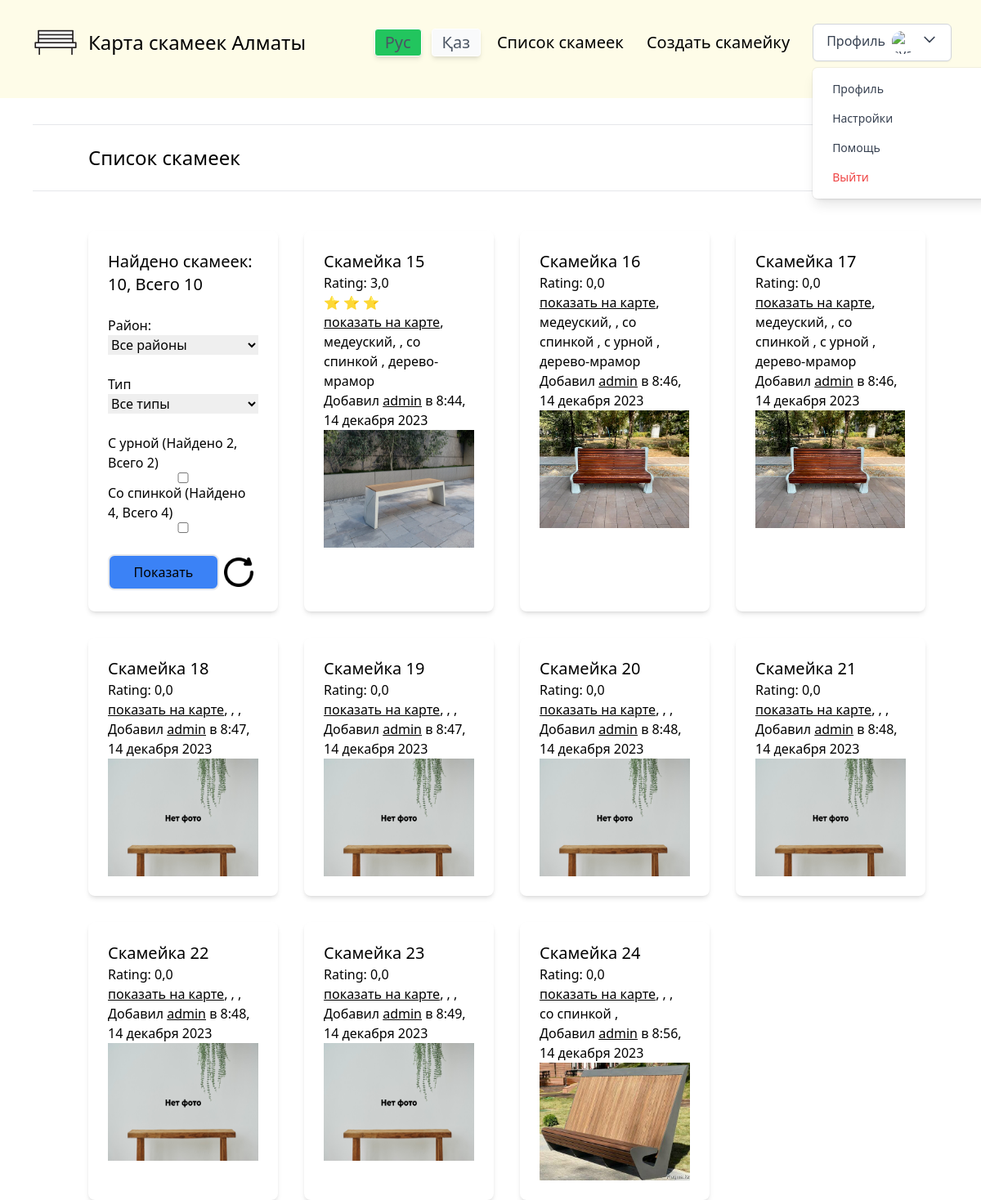
The page /benches/ (signed in) on the database its author committed.
### benches/models.py (models this page shows, shortened)
class Bench(models.Model):
    id = models.BigAutoField(primary_key=True)
    location_latitude = models.FloatField(verbose_name="Широта")
    location_longitude = models.FloatField(verbose_name="Долгота")
    avatar = models.ImageField(default='noBenchImage.png', upload_to='bench_avatars/', blank=True, null=True)
    rating = models.FloatField(default=0.0, validators=[MinValueValidator(0.0), MaxValueValidator(5.0)],)
    has_backrest = models.BooleanField(default=None, blank=True, null=True)
    has_bin = models.BooleanField(default=None, blank=True, null=True)
    created_date = models.DateTimeField(auto_now_add=True, verbose_name='Дата публикации')
    deskription = models.TextField(blank=True)
    author = models.ForeignKey(CustomUser, on_delete=models.CASCADE, verbose_name="Автор", default=CustomUser, editable=False)
    type = models.ForeignKey(BenchType, on_delete=models.CASCADE, blank=True, null=True)
    district = models.ForeignKey(BenchDistrict, on_delete=models.CASCADE, blank=True, null=True)
    environment = models.ForeignKey(BenchEnvironment, on_delete=models.CASCADE, blank=True, null=True)
    class Meta:
        verbose_name = "Скаймейка"
        verbose_name_plural = "Скаймейки"
    def get_avatar_url(self):
        if self.avatar:
            return self.avatar.url
        return '/media/default.png'
    def get_rating(self):
        rating = int(self.rating)
        return int(rating)

class BenchDistrict(models.Model):
    name = models.CharField(max_length=200, db_index=True, verbose_name='Район скамейки')
    slug = models.SlugField(max_length=200, db_index=True, unique=True, verbose_name='Ссылка')
    avatar = models.ImageField(default='default.png', upload_to='bench_district/', blank=True, null=True)
    class Meta:
        ordering = ('name',)
        verbose_name = 'Район скамейки'
        verbose_name_plural = 'Район скамеек'

class BenchType(models.Model):
    name = models.CharField(max_length=200, db_index=True, verbose_name='Тип скамейки')
    slug = models.SlugField(max_length=200, db_index=True, unique=True, verbose_name='Ссылка')
    avatar = models.ImageField(default='default.png', upload_to='bench_type/', blank=True, null=True)
    class Meta:
        ordering = ('name',)
        verbose_name = 'Тип скамейки'
        verbose_name_plural = 'Тип скамеек'

### userSystem/models.py (models this page shows)
class CustomUser(AbstractUser):
    email = models.EmailField(unique=True)
    USERNAME_FIELD = 'username'  # или любое другое поле, которое вы хотите использовать для входа
    pass

### benches/views.py (the view)
# urls.py: path('', views.bench_list, name='bench_list'),
def bench_list(request):
    benches = Bench.objects.all()
    districts = BenchDistrict.objects.annotate(districtBenchesCount=Count('bench')).all()
    bench_types = BenchType.objects.annotate(bench_typesCount=Count('bench')).all()
    district_slug = request.GET.get('district')
    if district_slug:
        benches = benches.filter(district__slug=district_slug)
    type_slug = request.GET.get('type')
    if type_slug:
        benches = benches.filter(type__slug=type_slug)
    has_bin = request.GET.get('has_bin')
    if has_bin:
        benches = benches.filter(has_bin=True)
    elif has_bin == '0':
        benches = benches.filter(has_bin=False)
    has_backrest = request.GET.get('has_backrest')
    if has_backrest:
        benches = benches.filter(has_backrest=True)
    elif has_backrest == '0':
        benches = benches.filter(has_backrest=False)
    benches = benches.annotate(districtBenchesCount=Count('id'))
    return render(request,
        'benches/bench_list.html',
        {'benches': benches, 'districts': districts, 'bench_types': bench_types,
        'benchesAll':  bench_count().count,
        'hasBackrestNow': benches.filter(has_backrest=True).count,
        'hasBinNow': benches.filter(has_bin=True).count,
        'hasBackrestAll': bench_count().filter(has_backrest=True).count,
        'hasBinAll': bench_count().filter(has_bin=True).count,
        })

### benches/views.py (called while the page is built)
def bench_count():
    benches = Bench.objects.all()
    return benches

### benches/templates/benches/bench_list.html (shortened to what this page needs)
{% extends "mySite/base.html" %}
{% load static tailwind_tags i18n %}
{% block content %}
  <div class="py-4">
    <hr>
    <br>
    <div class="container mx-auto flex justify-between items-center">
      <h2 class="text-2xl">Список скамеек</h2>
    </div>
    <br>
    <hr>
  </div>
  <div class="container mx-auto mt-8">
    <div class="grid grid-cols-1 sm:grid-cols-2 md:grid-cols-3 lg:grid-cols-4 gap-8">
      <div class="bg-white p-6 rounded-lg shadow-md flex flex-col">
        <h3 class="text-xl">Найдено скамеек: {{ benches.count }}, Всего {{ benchesAll }}</h3>
        <br>
        <form method="get" action="{% url 'benches:bench_list' %}" class="flex-grow flex flex-col">
            <label for="district">Район:</label>
            <select name="district" id="district">
              <option value="" selected>Все районы</option>
          </select>
          <br>
          <label for="type">Тип</label>
          <select name="type" id="type">
              <option value="" selected>Все типы</option>
          </select>
            <br>
            <label for="has_bin">С урной (Найдено {{ hasBinNow }}, Всего {{ hasBinAll }})</label>
            <input type="checkbox" name="has_bin" id="has_bin" {% if request.GET.has_bin %}checked{% endif %} value="checked">
            <label for="has_backrest">Со спинкой (Найдено {{ hasBackrestNow }}, Всего {{ hasBackrestAll }})</label>
            <input type="checkbox" name="has_backrest" id="has_backrest" {% if request.GET.has_backrest %}checked{% endif %}>
            <br>
            <div class="flex flex-row items-center">
              <button class="border-2 rounded-lg p-2 bg-blue-500 hover:bg-blue-300 transition duration-300 ease-in-out flex-grow">
                Показать
              </button>
              <a class="" href="{% url 'benches:bench_list' %}">
                <img class="h-12" src="{% static 'img/reset.png' %}" alt="">
              </a>
            </div>
        </form>
    </div>
      {% for bench in benches %}
      <div class="bg-white p-6 rounded-lg shadow-md">
        <a href="{% url 'benches:bench_detail' bench.id %}" class="text-xl">Скамейка {{ bench.id }}</a>
        <p>Rating: {{ bench.rating }}</p>
        <p>
          {% for i in "0123456789"|slice:bench.get_rating %}
            ⭐
          {% endfor %}
        </p>
        <p class="lowercase">
          <a class="underline" href="/" id="showOnMap">{% trans 'Показать на карте' %}</a>,
          {{ bench.district.name }},
          {% if bench.has_backrest %}
            , {% trans 'со спинкой' %}
          {% elif bench.has_backrest %}
            , {% trans 'без спинки' %}
          {% endif %}
          {% if bench.has_bin %}
            , {% trans 'с урной' %}
          {% elif bench.has_bin %}
            , {% trans 'без урны' %}
          {% endif %}
          , {{ bench.type.name }}
        </p>
        <p>Добавил <a class="underline" target="_blank" href="{% url 'other_user_profile' bench.author.username %}">{{ bench.author.username }}</a> {% trans 'в' %} {{ bench.created_date|date:"G:i, j E Y"  }}</p>
        <img class="h-36" src="{{ bench.get_avatar_url }}" alt="">
      </div>
    {% endfor %}
    </div>
  </div>
{% endblock %}

### rows shown on the page
Bench: id "15", rating "3,0", district.name "медеуский", type.name "дерево-мрамор", author.username "admin", created_date "8:44, 14 декабря 2023", get_avatar_url (picture)
Bench: id "16", rating "0,0", district.name "медеуский", type.name "дерево-мрамор", author.username "admin", created_date "8:46, 14 декабря 2023", get_avatar_url (picture)
Bench: id "17", rating "0,0", district.name "медеуский", type.name "дерево-мрамор", author.username "admin", created_date "8:46, 14 декабря 2023", get_avatar_url (picture)
Bench: id "18", rating "0,0", author.username "admin", created_date "8:47, 14 декабря 2023", get_avatar_url (picture)
Bench: id "19", rating "0,0", author.username "admin", created_date "8:47, 14 декабря 2023", get_avatar_url (picture)
Bench: id "20", rating "0,0", author.username "admin", created_date "8:48, 14 декабря 2023", get_avatar_url (picture)
Bench: id "21", rating "0,0", author.username "admin", created_date "8:48, 14 декабря 2023", get_avatar_url (picture)
Bench: id "22", rating "0,0", author.username "admin", created_date "8:48, 14 декабря 2023", get_avatar_url (picture)
Bench: id "23", rating "0,0", author.username "admin", created_date "8:49, 14 декабря 2023", get_avatar_url (picture)
Bench: id "24", rating "0,0", author.username "admin", created_date "8:56, 14 декабря 2023", get_avatar_url (picture)

### other values the page prints
{{ benches.count }} "10"
{{ benchesAll }} "10"
{{ hasBinNow }} "2"
{{ hasBinAll }} "2"
{{ hasBackrestNow }} "4"
{{ hasBackrestAll }} "4"
